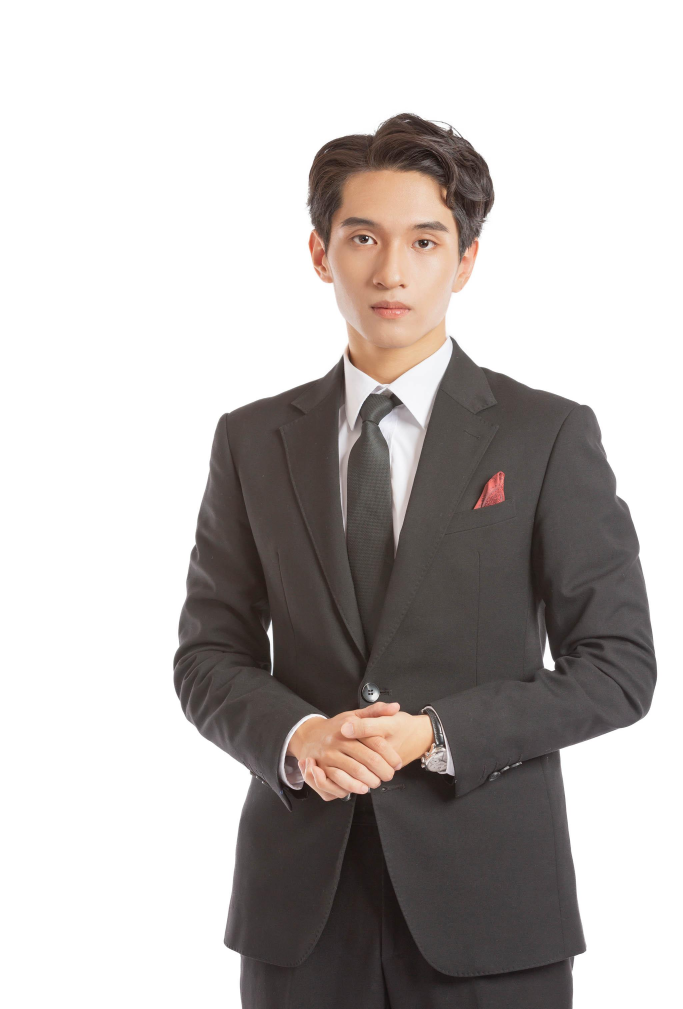
#> input picture projects/Project1/Code/Img/hinhanh.jpg, 2048 x 3027 px, found by its file name (shown at 1/3 size)
$ jupyter execute 'Corner Line.ipynb'
#> lines starting #> are read from the running program, lines starting #| are printed output that depends on the picture
[cell 1]
import cv2
import numpy as np

[cell 2]
# Đọc ảnh
img = cv2.imread('../XuLyAnhP1/Img/hinhanh.jpg')
#> img is the input picture: shape (3027, 2048, 3); mean B, G, R 182.7, 184.5, 189.2
resized_img = cv2.resize(img, (320, 500))
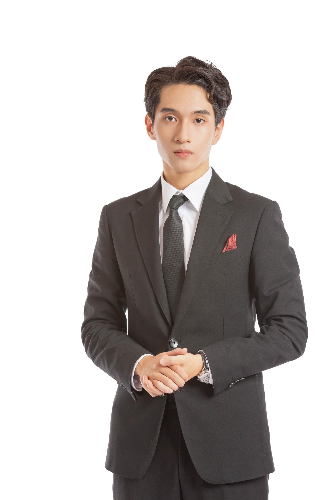
#> resized_img: shape (500, 320, 3); mean B, G, R 182.6, 184.4, 189.1
# Đảo ngược màu sắc (tính toán phần bù của mỗi pixel)
inverted_img = 255 - resized_img
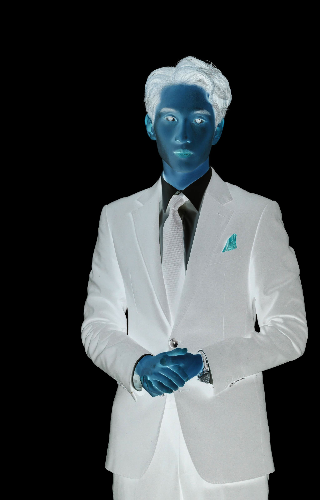
#> inverted_img: shape (500, 320, 3); mean B, G, R 72.4, 70.6, 65.9

# Hiển thị ảnh gốc và ảnh đã đảo màu
cv2.imshow('Anh goc', resized_img)
cv2.imshow('Anh dao mau', inverted_img)

# Chờ phím bất kỳ để đóng cửa sổ
cv2.waitKey(0)
cv2.destroyAllWindows()
